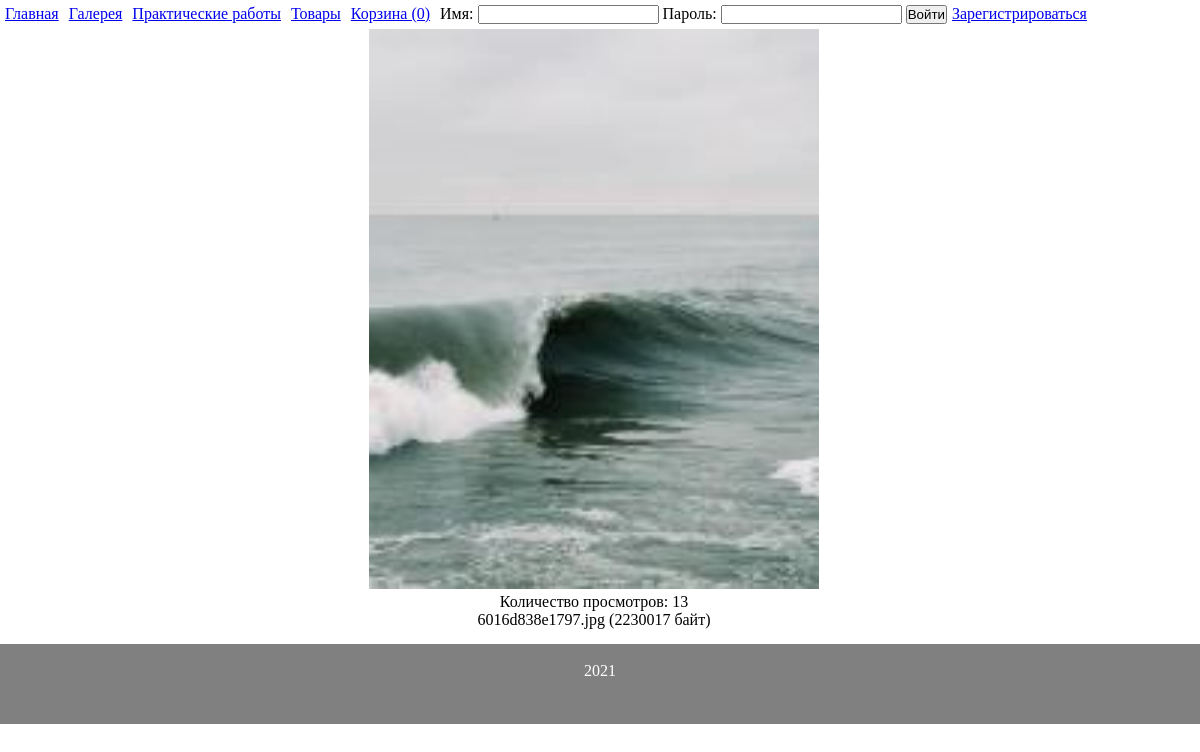
/onepic/1, run on an earlier commit of the app's database.
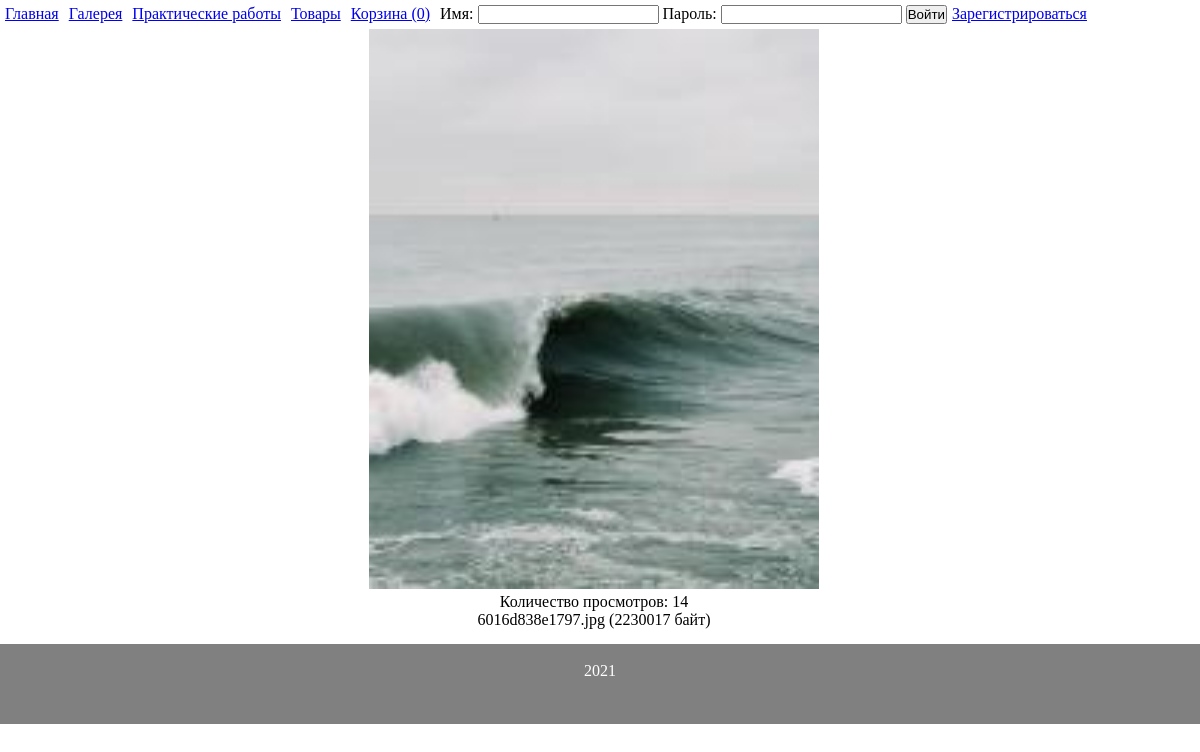
And on a later commit of the database.
### tables this page shows
CREATE TABLE `gallery` (
  `id` int(11) NOT NULL,
  `image` mediumtext NOT NULL,
  `size` int(11) NOT NULL,
  `countViews` int(11) NOT NULL DEFAULT '0'
);

### engine/db_connections.php (called while the page is built, shortened)
<?php
function getConnect() {
    static $db = null;
    if (is_null($db)) {
        $db = @mysqli_connect(DB_HOST . ':' . DB_PORT, DB_USERNAME, DB_PASSWORD, DB_DATABASE) or die("Ошибка " . mysqli_connect_error());
    }
    return $db;
}
function getDBRequest($request) {
    $res = @mysqli_query(getConnect(), $request) or die(mysqli_error(getConnect()));
    if ($res === true) {
        $row = true;
    } else if (isset($res->num_rows)) {
        $row = mysqli_fetch_all($res, MYSQLI_ASSOC);
    } else {
        $row = false;
    }
    return $row;
}

### models/gallery.php (called while the page is built, shortened)
<?php
function getOnePic(int $id) {
    return getDBRequest("SELECT * FROM gallery WHERE id={$id}")[0];
}

### engine/controller.php (called while the page is built, shortened)
<?php
function prepareVariables($url_array) {
    if ($url_array[1] == "") {
        $params['page'] = 'index';
    } else {
        $params['page'] = $url_array[1];
    }
    $params['countP'] = countInBasket(session_id());
    $params['layout'] = 'app';
    switch ($params['page']) {
        case 'onepic':
            $params['page'] = implode('/', ['galleries', $url_array[1]]);
            $id = (int) $url_array[2];
            $params['pic'] = getOnePic($id);
            break;
    }
    return $params;
}

### templates/galleries/onepic.php (the view)
<div style="width: 99vw; text-align: center;">
    <img src='/img/gallery/<?=$pic['image']?>' class="bigPic">
    <p>Количество просмотров: <?=$pic['countViews']?></p>
    <p><?=$pic['image']?> (<?=$pic['size']?> байт)</p>
</div>

What changed in the data, as far as the page shows it:
changed gallery "6016d838e1797.jpg": countViews "13" → "14"
